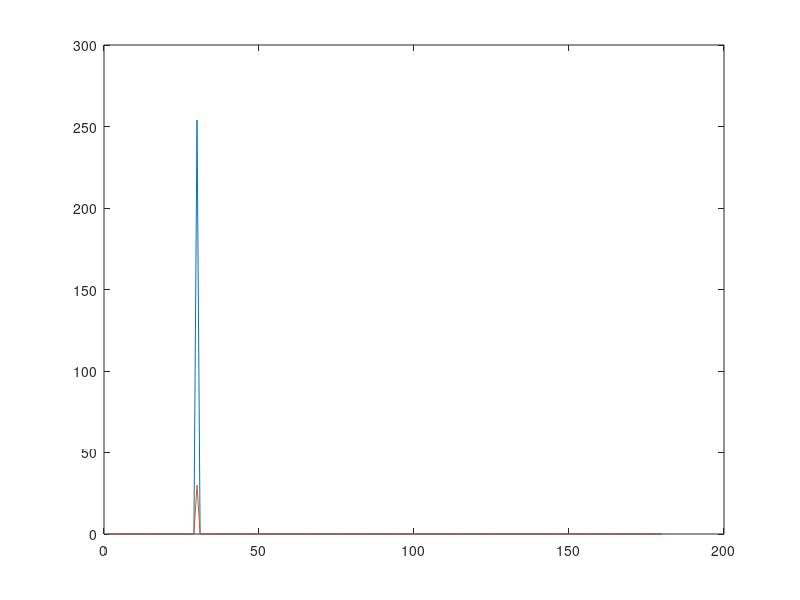

Reproduce this figure in MATLAB.
clear
load('matlab.data.mat','bdmbjsxx')



% asd = flip(bdmbjsxx(:,jj));
% [~,n1]=max(bdmbjsxx(:,jj));
% [~,n2]=max(asd);
% asd = (n1>n2)*asd([length(asd)-abs(n1-n2)+1:end 1:length(asd)-abs(n1-n2)]) ...
%     + (n1<n2)*asd([abs(n1-n2)+1:end 1:abs(n1-n2)]);
% safasdf = bdmbjsxx(:,jj) - asd;

% hold on
% plot(1:512,bdmbjsxx(:,jj))
% plot(1:512,asd,'*')
% figure
% plot(1:512,safasdf)
yuan = zeros(2,180);
tuo = zeros(2,180);
tic
for jj=30
    
    data = [];
    
    for ii=2:512
        data = [data (bdmbjsxx(ii-1,jj)-bdmbjsxx(ii,jj))];
    end
    
%     data = [0 data];
    data2 = [];
    data3 = [];
    for ii=2:511
        if data(ii-1)>data(ii) && data(ii+1)>data(ii)
            data2 = [data2 ii];
        end
        if data(ii-1)<data(ii) && data(ii+1)<data(ii)
            data3 = [data3 ii];
        end
    end
    
    if length(data2)>2
        [~,n] = max(data(data2));
        data2(n)=[];
        [~,n] = min(data(data3));
        data3(n)=[];
    end
    
    [~,yuan1] = max(data(data2));
    [~,yuan2] = min(data(data3));
    
    [~,tuo1] = min(data(data2));
    [~,tuo2] = max(data(data3));
    
    %     data3 = data3+1;
    %     data2 = data2-1;
    yuan(:,jj) = [data2(yuan1)-1 data3(yuan2)+1];
    tuo(:,jj) = [data2(tuo1)-1 data3(tuo2)+1];
end
toc
yuan1 = abs(yuan(1,:)-yuan(2,:));
tuo1 = abs(tuo(1,:)-tuo(2,:));

we = 1;
if we==1
    plot(1:180,tuo1)
    hold on
    plot(1:180,yuan1)
else
%     plot(1:512,data)
    %     figure
    hold on
    plot(1:512,bdmbjsxx(:,jj))
    scatter(yuan(:,jj),bdmbjsxx(yuan(:,jj),jj),'r')
    scatter(tuo(:,jj),bdmbjsxx(tuo(:,jj),jj),'g')
end